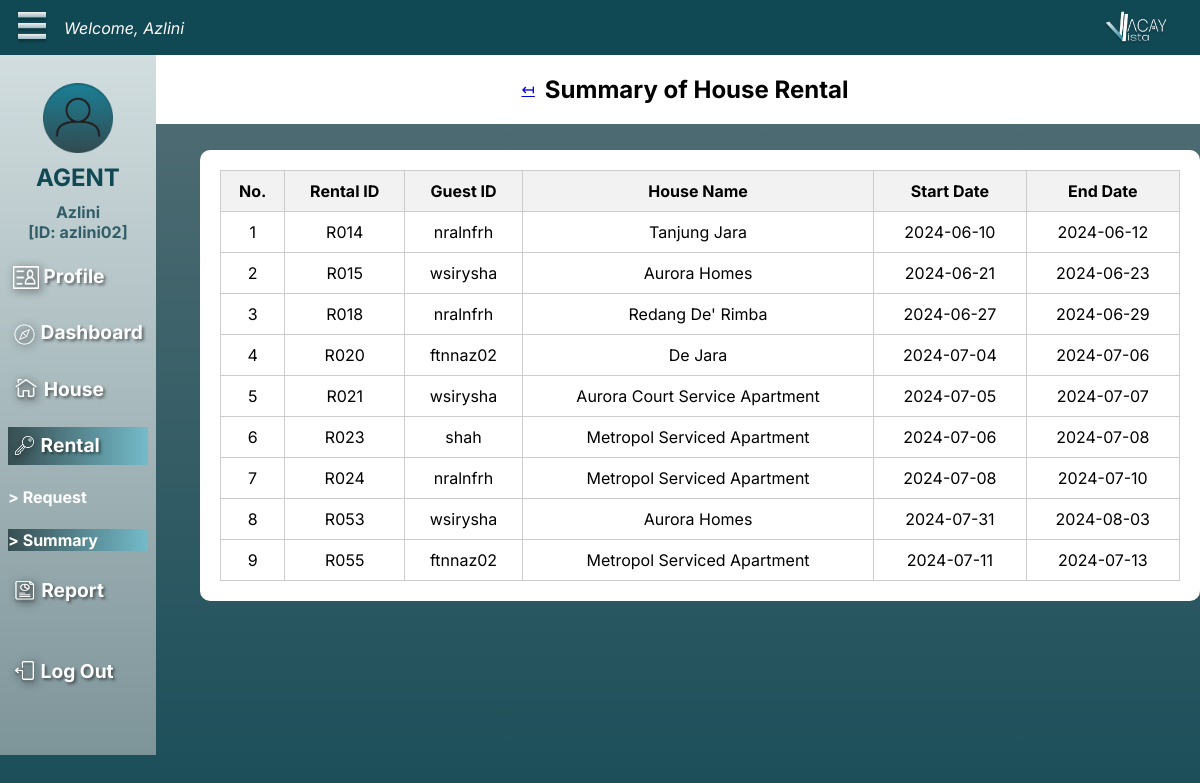
The app's page /ARentalSummary.php (signed in) with its own data.
### tables this page shows
CREATE TABLE `agent` (
  `agent_id` varchar(10) NOT NULL,
  `agent_password` varchar(50) DEFAULT NULL,
  `agent_name` varchar(50) DEFAULT NULL,
  `agent_gender` varchar(10) DEFAULT NULL,
  `agent_birthOfDate` date DEFAULT NULL,
  `agent_address` varchar(100) DEFAULT NULL,
  `agent_contactNo` varchar(11) DEFAULT NULL,
  `agent_email` varchar(50) DEFAULT NULL,
  `role` int DEFAULT NULL,
  `agent_bank` varchar(255) DEFAULT NULL
);

CREATE TABLE `rental` (
  `rental_id` varchar(10) NOT NULL,
  `checkin_date` date DEFAULT NULL,
  `checkout_date` date DEFAULT NULL,
  `rental_bookingdate` date DEFAULT NULL,
  `rental_status` varchar(100) DEFAULT NULL,
  `deposit` double DEFAULT NULL,
  `house_rate` double DEFAULT NULL,
  `full_payment` double DEFAULT NULL,
  `guest_id` varchar(10) DEFAULT NULL,
  `agent_id` varchar(10) DEFAULT NULL,
  `house_id` varchar(10) DEFAULT NULL
);

CREATE TABLE `house` (
  `house_id` varchar(10) NOT NULL,
  `house_name` varchar(50) DEFAULT NULL,
  `house_address` varchar(200) DEFAULT NULL,
  `house_state` varchar(100) DEFAULT NULL,
  `house_type` varchar(20) DEFAULT NULL,
  `house_rate` int DEFAULT NULL,
  `house_availability` varchar(100) DEFAULT NULL,
  `house_details` varchar(250) DEFAULT NULL,
  `house_image` varchar(255) DEFAULT NULL,
  `agent_id` varchar(10) DEFAULT NULL
);

### ARentalSummary.php (the view, shortened to what this page needs)
<?php
include 'dbConnect.php';
$username = $_SESSION['username'];
$agentQuery = "SELECT agent_name, agent_id FROM agent WHERE agent_id = ?";
$agentStmt = $dbCon->prepare($agentQuery);
$agentStmt->bind_param("s", $username);
$agentStmt->execute();
$agentResult = $agentStmt->get_result();
$agent = $agentResult->fetch_assoc();
$agentName = $agent['agent_name'];
$agentID = $agent['agent_id'];
?>
<!DOCTYPE html>
<html lang="en">
<head>
    <link rel="stylesheet" href="css/aHouseRegister.css">
    <link rel="stylesheet" href="css/aOuterStructure.css">
    <link rel="stylesheet" href="https://cdnjs.cloudflare.com/ajax/libs/font-awesome/6.0.0-beta3/css/all.min.css">
</head>
<body>
    <div class="nav_top">
        <nav>
            <div class="left-section">
                <img src="image/optionIcon.png" style="height: 2rem; width: 2rem;">
                <div class="welcomeUser">
                    <p>Welcome, <?php echo htmlspecialchars($agentName); ?></p>
                </div>
            </div>
            <img src="image/logoVV.png" style="height: auto; width: 4rem;">
        </nav>
    </div>
    <div class="nav_left">
        <nav>
            <br>
            <img src="image/userIcon.png" style="height: 70px; width: 70px;">
            <h2 style="color: #104854; margin:10px;"><b>AGENT</b></h2>
            <p style="color: #325E68; font-size: 1em; margin:0 5px; text-align: left;"><?php echo htmlspecialchars($agentName); ?></p>
            <p style="color: #325E68; font-size: 1em; margin:0 5px; text-align: left;">[ID: <?php echo htmlspecialchars($agentID); ?>]</p>
            <ul>
                <h3 >
                    <a href="AProfile.php">
                        <img src="image/profileIcon.png" class="icon"> Profile
                    </a>
                </h3>
                <h3>
                    <a href="ADashboard.php">
                        <img src="image/exploreIcon.png" class="icon"> Dashboard
                    </a>
                </h3>
                <h3>
                    <a href="AHouse.php">
                        <img src="image/houseIcon.png" class="icon"> House
                    </a>
                </h3>
                <h3 style="background: linear-gradient(90deg, #374E51 0%, #74BBCA 100%);">
                    <a href="ARentalRequest.php">
                        <img src="image/keyIcon.png" class="icon"> Rental
                    </a>
                    <h4>
                        <a href="ARentalRequest.php"> &gt; Request
                        </a>
                    </h4>
                    <h4 style="background: linear-gradient(90deg, #374E51 0%, #74BBCA 100%);">
                        <a href="ARentalSummary.php"> &gt; Summary
                        </a>
                    </h4>
                </h3>
                <h3>
                    <a href="AReport.php">
                        <img src="image/reportIcon.png" class="icon"> Report
                    </a>
                </h3>
                <h3><br>
                    <a href="Logout.php">
                        <img src="image/logoutIcon.png" class="icon"> Log Out
                    </a>
                </h3>
            </ul>
        </nav>
    </div>
    <div class="in-nav">
        <div class="button">
            <a href="ARentalRequest.php" class="btn-update">↤</a>
        </div>
        <h2>Summary of House Rental</h2>
    </div>
    <div class="form-container">
        <form class="guestrent">
            <table>
                <thead>
                    <tr>
                        <th>No.</th>
                        <th>Rental ID</th>
                        <th>Guest ID</th>
                        <th>House Name</th>
                        <th>Start Date</th>
                        <th>End Date</th>
                    </tr>
                </thead>
                <tbody>
                <?php
                $servername = "localhost";
                $dbusername = "root";
                $dbpassword = "";
                $dbname = "rvhouse";
                $dbCon = new mysqli($servername, $dbusername, $dbpassword, $dbname);
                $sql = "SELECT r.*, h.house_name
                        FROM rental r
                        JOIN house h ON r.house_id = h.house_id
                        WHERE r.rental_status='Accepted' AND r.agent_id=?";
                if ($stmt = $dbCon->prepare($sql)) {
                    $stmt->bind_param("s", $agentID);
                    $stmt->execute();
                    $result = $stmt->get_result();
                    if ($result->num_rows > 0) {
                        $count = 1;
                        while ($row = $result->fetch_assoc()) {
                            echo "<tr>";
                            echo "<td>" . $count++ . "</td>";
                            echo "<td>" . $row['rental_id'] . "</td>";
                            echo "<td>" . $row['guest_id'] . "</td>";
                            echo "<td>" . $row['house_name'] . "</td>";
                            echo "<td>" . $row['checkin_date'] . "</td>";
                            echo "<td>" . $row['checkout_date'] . "</td>";
                            echo "</tr>";
                        }
                    } else {
                        echo "<tr><td colspan='9' class='lead'><em>No records were found.</em></td></tr>";
                    }
                } else {
                    echo "ERROR: Could not able to execute $sql. " . $dbCon->error;
                }
                ?>
                </tbody>
            </table>
        </form>
    </div>
</body>
</html>

### css/aHouseRegister.css (style rules this page uses)
.in-nav { background-color: white; display: flex; justify-content: center; align-items: center; margin-left: 130px; margin-top: 55px; width: calc(100% - 90px); position: fixed; top: 0; z-index: 998; box-sizing: border-box; }

### css/aOuterStructure.css (style rules this page uses)
body { margin: 0; padding: 0; min-height: 100vh; background: linear-gradient(180deg, #567076 0%, #104854 100%); font-family: "Inter", sans-serif; }
.nav_top { position: fixed; top: 0; left: 0; width: 100%; background: #104854; z-index: 999; }
.nav_top nav { display: flex; align-items: center; justify-content: space-between; width: 96%; height: 55px; margin-left: 1rem; }
.nav_top .left-section { display: flex; align-items: center; gap: 1rem; }
.welcomeUser { color: #FDF9F9; font-size: 1em; font-family: Inter; font-style: italic; font-weight: 400; white-space: nowrap; }
.nav_left { position: fixed; top: 55px; left: 0; width: auto; background: linear-gradient(180deg, #D2DEE0 0%, #7D9499 100%); z-index: 999; min-height: 700px; }
.nav_left nav { display: flex; flex-direction: column; align-items: center; justify-content: flex-start; padding: 8px; }
.nav_left p { font-size: 20px; font-weight: 700; }
.nav_left h3 { font-size: 1.2em; font-weight: 700; color: white; margin-top: 0; text-shadow: 2px 2px 3px rgba(0, 0, 0, 0.5); padding:5px; }
.nav_left nav ul { list-style: none; padding: 0; width: 100%; }
.nav_left nav ul a { text-decoration: none; transition: 0.3s; border-top: 1.8px solid transparent; border-bottom: 1.8px solid transparent; display: inline-block; color: white; }
.nav_left h3 a .icon { vertical-align: middle; height: 1.2em; width: auto; filter: drop-shadow(2px 2px 4px rgba(0, 0, 0, 0.8)); }

### ARentalSummary.php (style rules this page uses)
.in-nav .btn-update { margin-right: 10px; }
.form-container { background-color: white; margin: 20px 20px 20px 200px; padding: 20px; border-radius: 10px; width: 80%; margin-top: 150px; }
.guestrent table { width: 100%; border-collapse: collapse; }
.guestrent th, .guestrent td { border: 1px solid #ccc; padding: 10px; text-align: center; }
.guestrent th { background-color: #f2f2f2; }

### records on screen
agent: agent_name "Azlini", agent_id "azlini02"
rental: rental_id "R014", guest "nralnfrh", house.house_name "Tanjung Jara", checkin_date "2024-06-10", checkout_date "2024-06-12"
rental: rental_id "R015", guest "wsirysha", house.house_name "Aurora Homes", checkin_date "2024-06-21", checkout_date "2024-06-23"
rental: rental_id "R018", guest "nralnfrh", house.house_name "Redang De' Rimba", checkin_date "2024-06-27", checkout_date "2024-06-29"
rental: rental_id "R020", guest "ftnnaz02", house.house_name "De Jara", checkin_date "2024-07-04", checkout_date "2024-07-06"
rental: rental_id "R021", guest "wsirysha", house.house_name "Aurora Court Service Apartment", checkin_date "2024-07-05", checkout_date "2024-07-07"
rental: rental_id "R023", guest "shah", house.house_name "Metropol Serviced Apartment", checkin_date "2024-07-06", checkout_date "2024-07-08"
rental: rental_id "R024", guest "nralnfrh", house.house_name "Metropol Serviced Apartment", checkin_date "2024-07-08", checkout_date "2024-07-10"
rental: rental_id "R053", guest "wsirysha", house.house_name "Aurora Homes", checkin_date "2024-07-31", checkout_date "2024-08-03"
rental: rental_id "R055", guest "ftnnaz02", house.house_name "Metropol Serviced Apartment", checkin_date "2024-07-11", checkout_date "2024-07-13"
